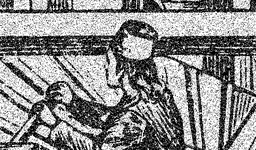
#> input picture snoisy.png, 256 x 150 px, shrunk from 546 x 320 before the run
$ python mincut-denoise.py
#> lines starting #> are read from the running program, lines starting #| are printed output that depends on the picture; after the words box and inside, x2 and y2 are one past the last pixel; in counts of white or black regions, pixels touching at a corner belong together
from PIL import Image

import networkx as nx
import numpy as np

alpha, beta = 2, 1
X = np.array(Image.open('snoisy.png').convert('1'))
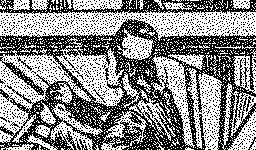
#> X: shape (150, 256) bool; 54.4% white; black in thin lines or dots
width, height = X.shape
#> width = 150; height = 256
G = nx.grid_2d_graph(width, height)

#
# pairwise

# sideways
for i in range(0, width):
	for j in range(0, height-1):
		G[(i,j)][(i,j+1)]['weight'] = beta*(X[i,j] != X[i,j+1])


# up-down
for i in range(0, width-1):
	for j in range(0, height):
		G[(i,j)][(i+1,j)]['weight'] = beta*(X[i,j] != X[i+1,j])


#
# unary

for i in range(0, width):
    for j in range(0, height):
        G.add_edge('s', (i,j), weight=alpha * X[i, j] )
        G.add_edge('t', (i,j), weight=alpha * (1-X[i, j]))

(cost, (set1, set2)) = nx.minimum_cut(G, 's', 't', capacity='weight')
#> cost = 18546; set1 = 23047 items; set2 = 15355 items
if('s' not in set1):
	(set2, set1) = (set1, set2)

Y = np.zeros_like(X)
for i in range(width):
	for j in range(height):
		Y[i,j] = int((i,j) in set1)
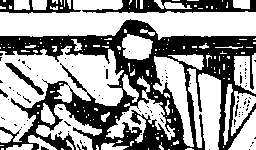
#> Y: shape (150, 256) bool; 60% white; 95 black regions (88 under 20 px), largest, box (x1, y1, x2, y2) and area: (0, 19, 256, 150) 12909, (82, 0, 256, 13) 1315, (0, 0, 81, 14) 537

Image.fromarray(Y).save('sdenoised.png')

$ run again, with im3.png copied over snoisy.png
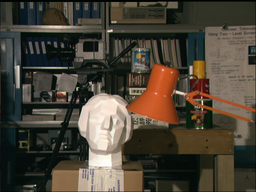
#> input picture im3.png, 256 x 192 px, shrunk from 384 x 288 before the run
#> `X = np.array(Image.open('snoisy.png').convert('1'))`:
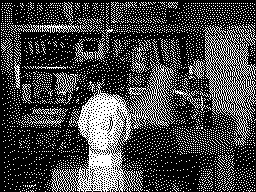
#> X: shape (192, 256) bool; 26.4% white in thin lines or dots
#> cost = 21839; set1 = 5197 items; set2 = 43957 items
#> after the loop `for i in range(width):`:
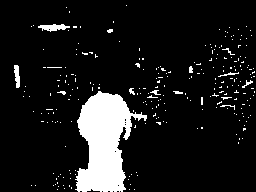
#> Y: shape (192, 256) bool; 10.6% white; 255 white regions (243 under 20 px), largest, box (x1, y1, x2, y2) and area: (75, 91, 147, 192) 4153, (38, 24, 70, 32) 149, (14, 65, 20, 88) 100
